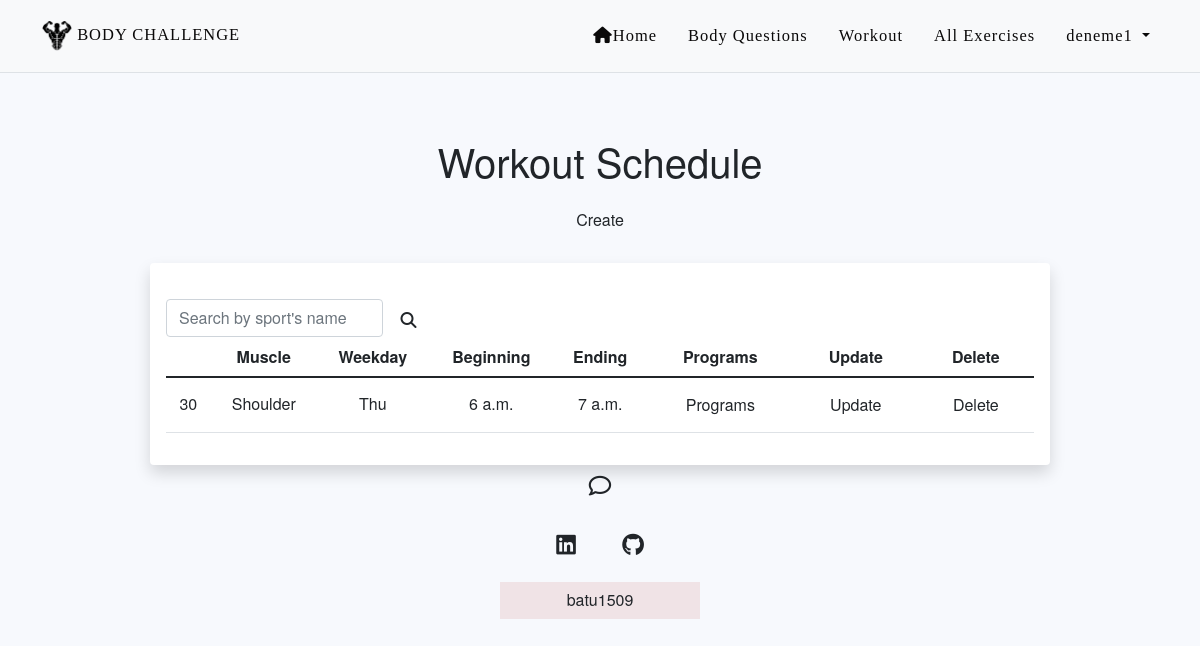
The page /workouts/ (signed in) on the database its author committed.
### programs/models.py (models this page shows)
class Workout(models.Model):
    HOUR_CHOICES = [(datetime.time(hour=x), '{:02d}:00'.format(x)) for x in range(6, 24)]
    WEEKDAY_CHOICES = (
        ("Mon", "Monday"),
        ("Tue", "Tuesday"),
        ("Wed", "Wednesday"),
        ("Thu", "Thursday"),
        ("Fri", "Friday"),
        ("Sat", "Saturday"),
        ("Sun", "Sunday"),
    )
    user = models.ForeignKey(User, on_delete=models.CASCADE, related_name='workout_plan', null=True)
    muscles = models.ForeignKey(Muscle, on_delete=models.CASCADE, null=True, blank=True, related_name='muscles')
    weekday = models.CharField(max_length=3, choices=WEEKDAY_CHOICES, null=True)
    exercise = models.ForeignKey(Exercise, on_delete=models.CASCADE, null=True, related_name="exercise")
    beginning_time = models.TimeField(choices=HOUR_CHOICES, null=True)
    ending_time = models.TimeField(choices=HOUR_CHOICES, null=True)

class Muscle(models.Model):
    name = models.CharField(max_length=255, null=True )
    def __str__(self):
        return self.name

### programs/views.py (the view)
# urls.py: path("workouts/", views.WorkoutListView.as_view(), name="workout-list"),
class WorkoutListView(LoginRequiredMixin, generic.ListView):
    model = Workout
    paginate_by = 5
    queryset = Workout.objects.select_related("muscles")
    template_name = "workout_list.html"
    def get_context_data(self, *, object_list=None, **kwargs):
        name = self.request.GET.get("name", "")
        context = super(WorkoutListView, self).get_context_data(**kwargs)
        context["search_form"] = WorkoutSearchForm(initial={
            "name": name
        })
        return context
    def get_queryset(self):
        form = WorkoutSearchForm(self.request.GET)
        if form.is_valid():
            return self.queryset.filter(
                exercise__name__icontains=form.cleaned_data["name"]
            )
        return self.queryset

### programs/forms.py
class WorkoutSearchForm(forms.Form):
    name = forms.CharField(
        max_length=63,
        required=False,
        label="",
        widget=forms.TextInput(
            attrs={"placeholder": "Search by sport's name",
                   "class": "form-control d-inline w-25"}
        )
    )

### programs/templates/workout_list.html (shortened to what this page needs)
{% extends "base.html" %}
{% block content %}
  <div class="py-3 pt-7 text-center">
    <h1>Workout Schedule
    </h1>
    <a href="{% url "workout-create" %}" class="btn bg-gradient-primary m-2">Create</a>
  </div>
  <div class="card card-body border-0 shadow table-wrapper table-responsive" style="margin: 0 150px 50px 150px">
    <form action="" method="get" class="form-inline">
      {{ search_form }}
      <button class="btn bg-gradient-primary my-auto" type="submit">
          <i class="fa fa-search"></i>
      </button>
    </form>
      <table class="table table-hover">
          <thead>
              <tr>
                  <th class="border-gray-200 text-center">Muscle</th>
                  <th class="border-gray-200 text-center">Weekday</th>
                  <th class="border-gray-200 text-center">Beginning</th>
                  <th class="border-gray-200 text-center">Ending</th>
                  <th class="border-gray-200 text-center">Programs</th>
                  <th class="border-gray-200 text-center">Update</th>
                  <th class="border-gray-200 text-center">Delete</th>
              </tr>
          </thead>
          <tbody>
                {% for workout in workout_list %}
                  <tr>
                    <td class="text-center align-middle">
                      {{ workout.id }}
                    </td>
                    <td class="text-center align-middle">
                      {{ workout.muscles }}
                    </td>
                    <td class="text-center align-middle">
                      {{ workout.weekday }}
                    </td>
                    <td class="text-center align-middle">
                      {{ workout.beginning_time }}
                    </td>
                    <td class="text-center align-middle">
                      {{ workout.ending_time }}
                    </td>
                    <td class="text-center align-middle">
                      <a href="{% url "workout-programs" pk=workout.id %}" class="btn bg-gradient-rs">Programs</a>
                    </td>
                    <td class="text-center align-middle">
                      <a href="{% url "workout-update" pk=workout.id %}" class="btn bg-gradient-primary">Update</a>
                    </td>
                    <td class="text-center align-middle">
                      <a href="{% url "workout-delete" pk=workout.id %}" class="btn bg-gradient-secondary">Delete</a>
                    </td>
                  </tr>
                {% endfor %}
          </tbody>
      </table>
  </div>
{% endblock %}

### home/templates/base.html (shortened to what this page needs)
<!DOCTYPE html>
{% load static %}
<html lang="en">
<head>
  <link href="https://cdn.jsdelivr.net/npm/bootstrap@5.1.3/dist/css/bootstrap.min.css" rel="stylesheet"
>
  <link rel="stylesheet" href="{% static 'css/style.css' %}" />
</head>
<body>
  <div id="page-container">
    <nav class="navbar navbar-expand-md navbar-light bg-light py-3 border-bottom">
      <div class="container">
        <div class="navbar-brand">
          <img src="{% static "image/bodyiconikii.png" %}" style="width: 30px; height: 30px">
          BODY CHALLENGE
        </div>
        <div class="collapse navbar-collapse ml-auto" id="navbarSupportedContent">
          <ul class="navbar-nav ms-auto text-center">
            <li class="nav-item">
              <a class="nav-link" href="/home"><i class="fa fa-home"></i>Home</a>
            </li>
            <li class="nav-item">
              <a class="nav-link" href="/questionanswer">Body Questions</a>
            </li>
            <li class="nav-item">
              <a class="nav-link" href="/workouts">Workout</a>
            </li>
            <li class="nav-item">
              <a class="nav-link" href="/exercises">All Exercises</a>
            </li>
            {% if request.user.is_authenticated %}
            <li class="nav-item dropdown">
              <a class="nav-link dropdown-toggle" href="#" id="navbarDropdown" role="button" data-bs-toggle="dropdown"
                aria-expanded="false">
                {{user.username}}
              </a>
            </li>
            {% endif %}
          </ul>
        </div>
      </div>
    </nav>
    <div id="content-wrap">
      {% block content %}
      {% endblock %}
    </div>
    <footer class="text-center text-white">
      <div class="container">
        <div class="my-2">
          <a class="btn btn-link btn-floating btn-lg text-dark m-1" href="{% url 'contact' %}" role="button"
            aria-label="Contact Us"><i class="far fa-comment"></i></a><br>
          <a class="btn btn-link btn-floating btn-lg text-dark m-1" href="https://www.linkedin.com/in/batuhan-ek%C5%9Fi-65a531256/"
            role="button" target="_blank" aria-label=""><i
              class="fab fa-linkedin"></i></a>
          <a class="btn btn-link btn-floating btn-lg text-dark m-1" href="https://github.com/batu1509/bodychallenge"
            role="button" target="_blank" aria-label=""><i
              class="fab fa-github"></i></a>
        </div>
      </div>
      <div class="text-center text-dark p-2 copyright">
        batu1509
      </div>
    </footer>
  </div>
</body>
</html>

### static/css/style.css (style rules this page uses)
:root { --special: #0a0909; --background: #F7F9FD; --blue: #1148ac; --gray: #14131397; }
* { margin: 0; padding: 0; border: none; }
body { line-height: 1.3; font-weight: 400; background-color: #F7F9FD; background-size: cover; -webkit-font-smoothing: antialiased; -moz-osx-font-smoothing: grayscale; font-family: Helvetica Neue,Helvetica,Arial,sans-serif; }
.nav-link, .navbar-brand { color: var(--special) !important; font-size: 103%; letter-spacing: 1px; font-weight: 500; font-family: Georgia, 'Times New Roman', Times, serif }
.nav-link { margin-left: 15px; }
button, .link-button { padding: 4px 20px; font-weight: bold; text-decoration: none; display: inline-block; font-size: 22px; border-radius: 40px 40px 40px 40px; padding: 12px 50px 12px 50px; }
button, .link-button { border: 2px solid var(--blue); background: var(--special); color: var(--background); }
.form-control { color: #262626; color: rgba(var(--i1d,38,38,38),1); -webkit-box-flex: 1; -webkit-flex-grow: 1; -ms-flex-positive: 1; flex-grow: 1; -webkit-box-pack: center; -webkit-justify-content: center; -ms-flex-pack: center; justify-content: center; margin-top: 20px; max-width: 350px; }
a { color: var(--blue); font-weight: 500; text-decoration: none; }
table, table input { text-align: center; }
th, td { text-align: center; }
footer { color: grey; margin: -60px auto 0; max-width: 200px; padding: 3 4%; }
.copyright { background-color: rgba(178, 36, 36, 0.1); }
.btn-lg { font-size: 1.4rem !important; }
#page-container { position: relative; min-height: 100vh; }
#content-wrap { padding-bottom: 0rem; margin-top: 3rem; }

### rows shown on the page
Workout: id "30", muscles "Shoulder", weekday "Thu", beginning_time "6 a.m.", ending_time "7 a.m."

### other values the page prints
{{ user.username }} "deneme1"
